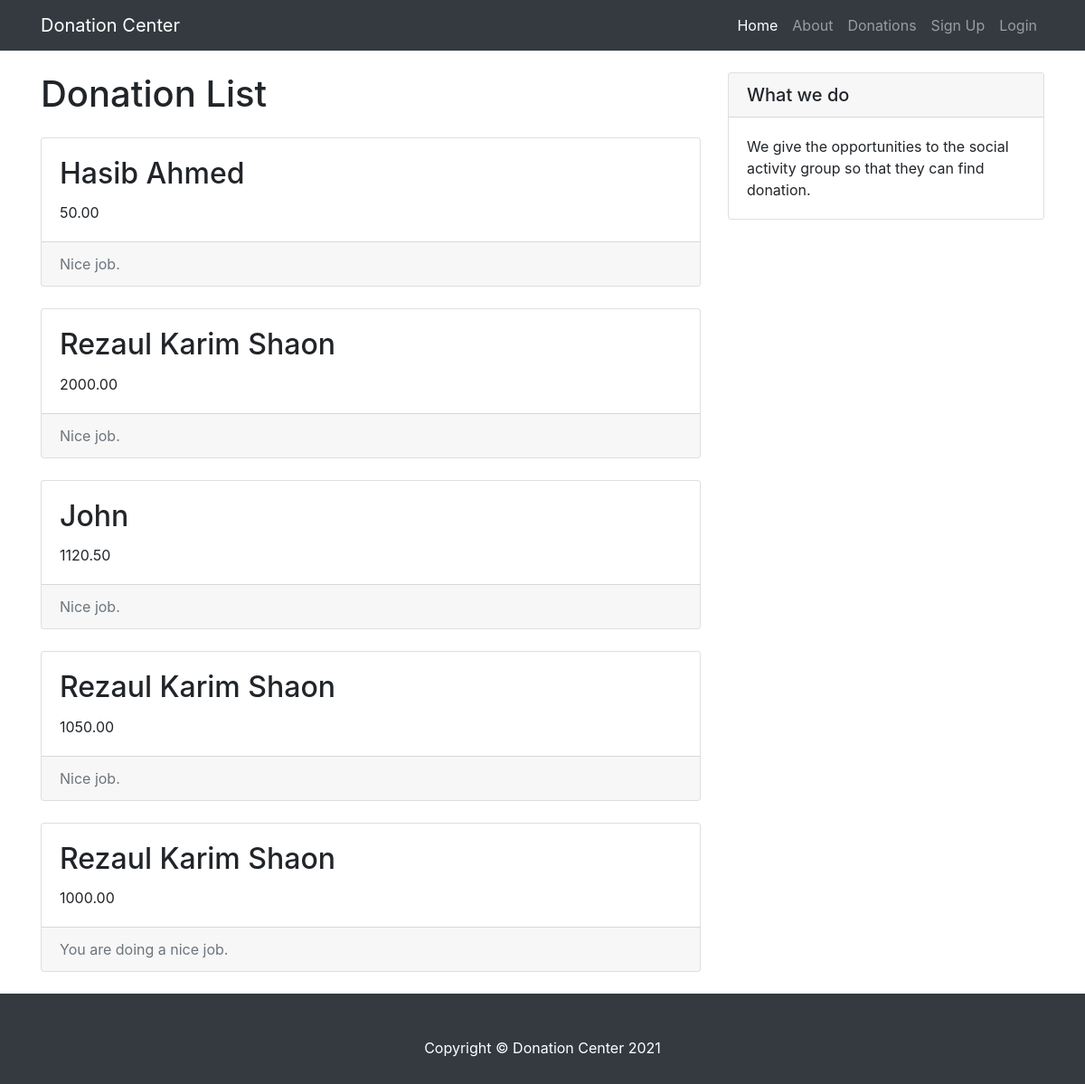
Page /donations/ on the committed database.
### donation_site/models.py (models this page shows, shortened)
class Donation(models.Model):
    name = models.CharField(max_length=100)
    amount = models.DecimalField(max_digits=10, decimal_places=2)
    message = models.TextField()
    author = models.ForeignKey('auth.user', on_delete=models.PROTECT, blank=True, null=True)

### donation_site/views.py (the view)
# urls.py: path('donations/', views.donation_list, name='donation_list'),
def donation_list(request):
    donations = Donation.objects.all().order_by('-id')
    total_donation = Donation.objects.aggregate(Sum('amount'))
    donate = False
    context = {
        'title': 'Donation | Donation Center',
        'donations': donations,
        'donate': donate,
        'total_donation': total_donation,
    }
    template = loader.get_template('donation_list.html')
    return HttpResponse(template.render(context, request))

### donation/templates/donation_list.html (shortened to what this page needs)
{% extends 'base.html' %}
{% block content %}
<div class="col-md-8" style="margin-bottom: 100px;">
  <h1 class="my-4">Donation List</h1>
  {% for donation in donations %}
  <div class="card mb-4">
    <div class="card-body">
      <h2 class="card-title">{{ donation.name }}</h2>
      <p class="card-text">{{ donation.amount }}</p>
    </div>
    <div class="card-footer text-muted">
      {{ donation.message }}
    </div>
  </div>
  {% endfor %}
</div>
{% endblock %}

### donation/static/css/blog-home.css (style rules this page uses)
body { padding-top: 56px; }

### rows in the picture
Donation: name "Hasib Ahmed", amount "50.00", message "Nice job."
Donation: name "Rezaul Karim Shaon", amount "2000.00", message "Nice job."
Donation: name "John", amount "1120.50", message "Nice job."
Donation: name "Rezaul Karim Shaon", amount "1050.00", message "Nice job."
Donation: name "Rezaul Karim Shaon", amount "1000.00", message "You are doing a nice job."
